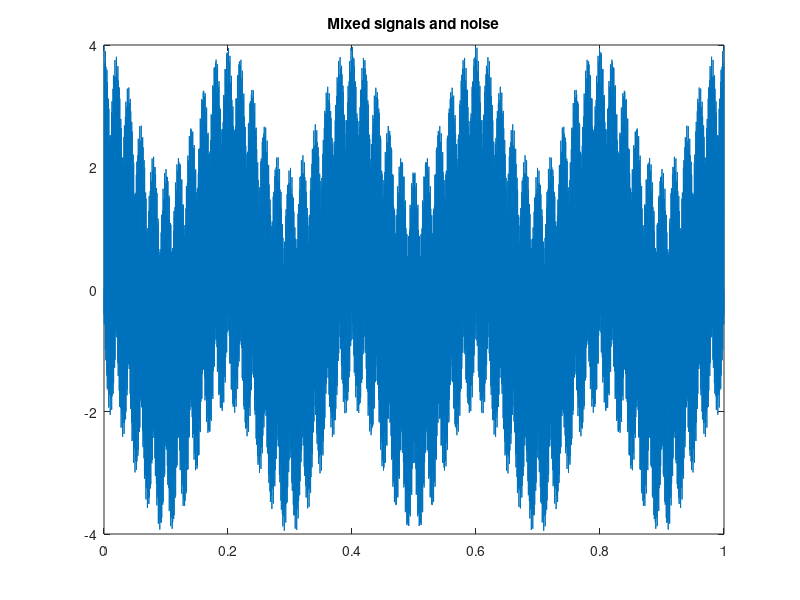
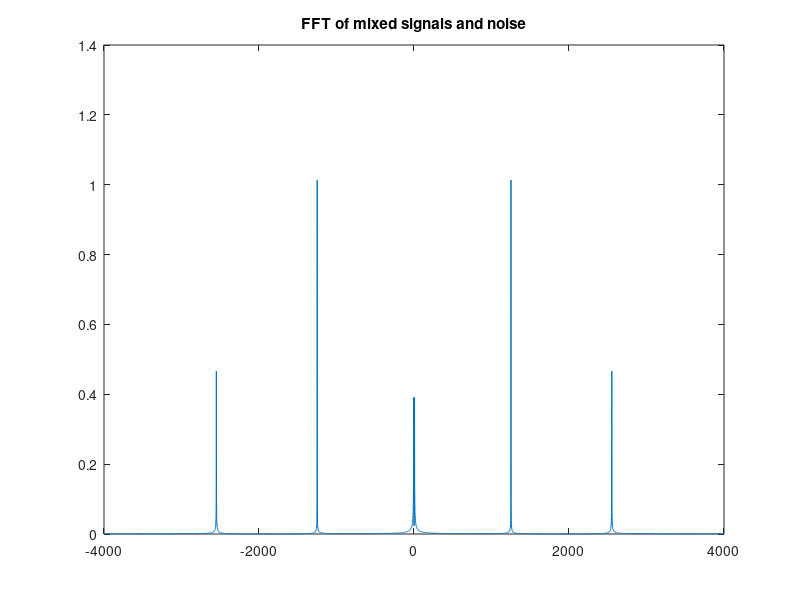
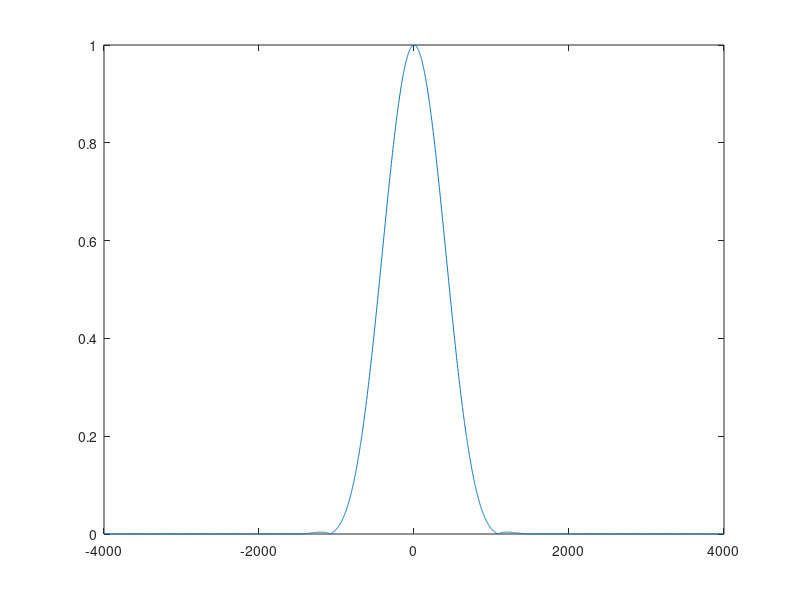
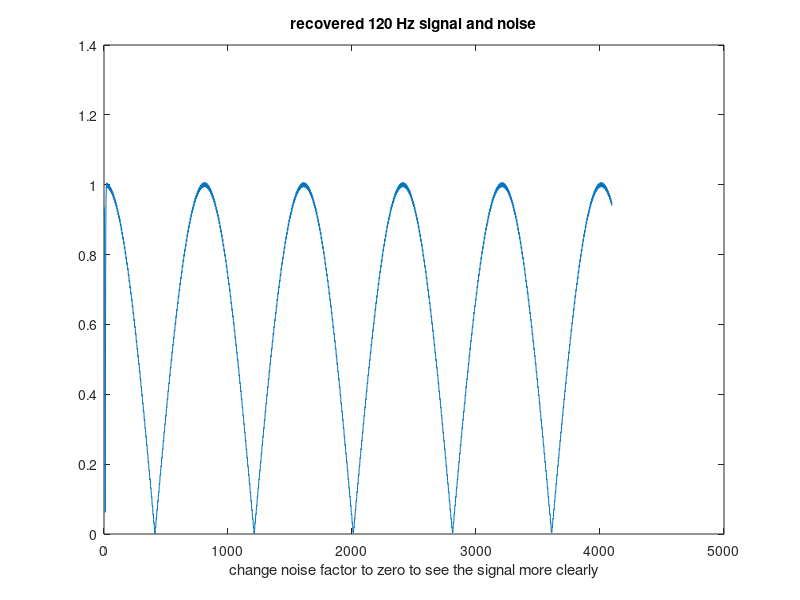

Write MATLAB code to recreate these figures, in order.
clear all; close all; clc;

Fs = 8000; % sampling frequency
T = 1/Fs;

t = linspace(0,1,8000);
f1 = 1250; % freq1
f2 = 2550; % freq2
f3 = 5; % freq3
sig1 = 2*cos(2*pi*f1*t); %signal 1
sig2 = cos(2*pi*f2*t); %signal 2
sig3 = cos(2*pi*f3*t); %signal 3
noise = 0*randn(1,8000); % random Gaussian noise - change the factor at the beginning to change noise magnitude
% noise = 10*rand(1,8000); % there is a DC component

sigs = sig1+sig2+sig3+noise; %mixed signals and noise


figure(); plot(t, sigs); title('Mixed signals and noise');

L = 4000; %length of FFT
NFFT = 2^nextpow2(L); %make window into power of 2 (faster computational time);

sigs_fft = fft(sigs, NFFT)/L; % FFT of mixed signal and noise
% f = linspace(-NFFT/2,NFFT/2+1,NFFT);
f = Fs/2*linspace(-1,1,NFFT); % frequency axis
figure(); plot(f,(fftshift(abs(sigs_fft)))); title('FFT of mixed signals and noise');


% noise1 = randn(1,8000);
% noise2 = rand(1,8000);
% figure(); pwelch(noise1);
% figure(); pwelch(noise2);

%%%%%%%%%%%%%%%%%%%%%%%%%%%%%%%%%%%%%%%%%%%%%%%%%%%%%%%%%%
% low pass filter part
lp = fir1(20, 0.1); % FIR LPF 20 orders, cutoff at 0.1*4000 = 400 Hz
lp_fft = fft(lp, NFFT); % FFT of the filter
figure(); plot(f, fftshift(abs(lp_fft)));
%%%%%%%%%%%%%%%%%%%%%%%%%%%%%%%%%%%%%%%%%%%%%%%%%%%%%%%%%%

recov_fft = lp_fft.*sigs_fft; % multiplying filter and mixed signals in frequency domain
recov = L*ifft(recov_fft); % recover the signal (any signal lower than 400 Hz in this case)
figure(); plot(abs(recov)); 
xlabel('change noise factor to zero to see the signal more clearly');
title('recovered 120 Hz signal and noise');
% change f3 to about 5 Hz to see clear signal;
